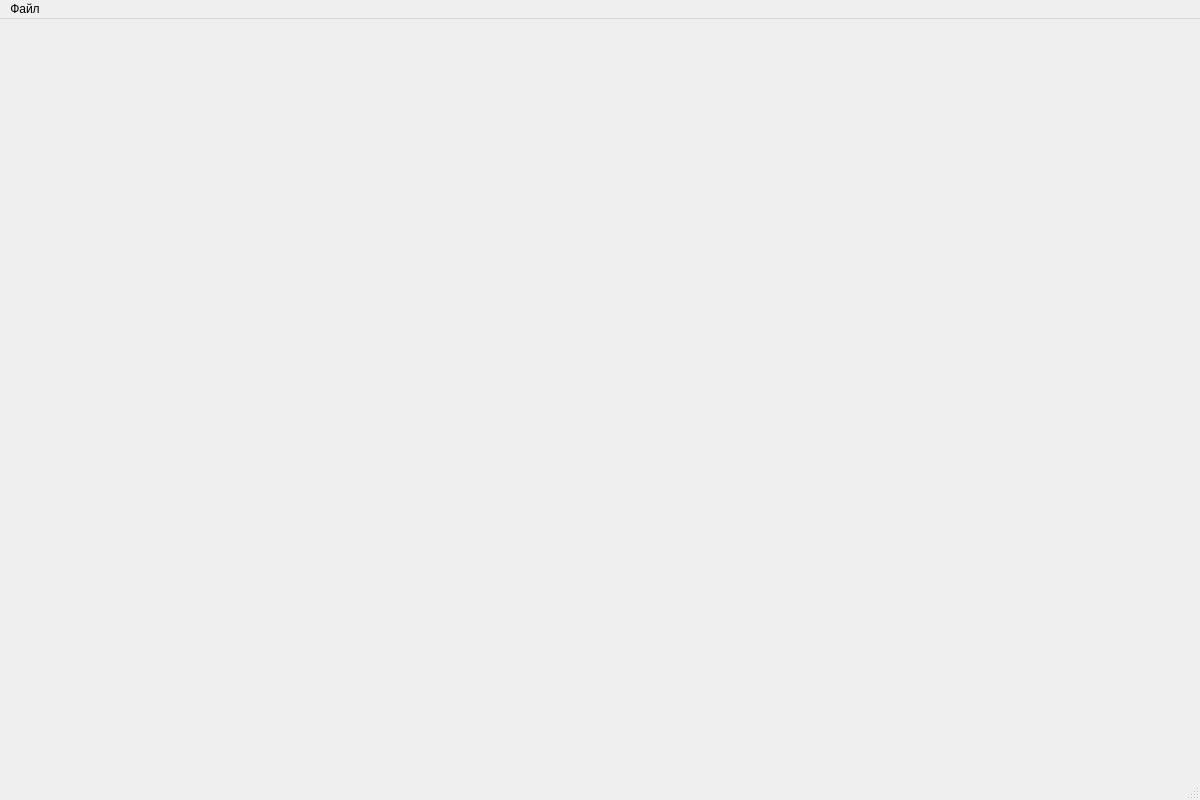
<?xml version="1.0" encoding="UTF-8"?>
<ui version="4.0">
 <class>MainWindow</class>
 <widget class="QMainWindow" name="MainWindow">
  <property name="geometry">
   <rect>
    <x>0</x>
    <y>0</y>
    <width>1200</width>
    <height>800</height>
   </rect>
  </property>
  <property name="sizePolicy">
   <sizepolicy hsizetype="Preferred" vsizetype="Maximum">
    <horstretch>0</horstretch>
    <verstretch>0</verstretch>
   </sizepolicy>
  </property>
  <property name="minimumSize">
   <size>
    <width>800</width>
    <height>600</height>
   </size>
  </property>
  <property name="windowTitle">
   <string>ImageFilter - Обработка изображений</string>
  </property>
  <widget class="QWidget" name="centralWidget">
   <layout class="QHBoxLayout" name="horizontalLayout">
    <property name="spacing">
     <number>0</number>
    </property>
    <property name="leftMargin">
     <number>0</number>
    </property>
    <property name="topMargin">
     <number>0</number>
    </property>
    <property name="rightMargin">
     <number>0</number>
    </property>
    <property name="bottomMargin">
     <number>0</number>
    </property>
    <item>
     <widget class="QSplitter" name="splitter">
      <property name="orientation">
       <enum>Qt::Orientation::Horizontal</enum>
      </property>
      <property name="childrenCollapsible">
       <bool>false</bool>
      </property>
     </widget>
    </item>
   </layout>
  </widget>
  <widget class="QMenuBar" name="menuBar">
   <property name="geometry">
    <rect>
     <x>0</x>
     <y>0</y>
     <width>1200</width>
     <height>21</height>
    </rect>
   </property>
   <widget class="QMenu" name="menu">
    <property name="title">
     <string>Файл</string>
    </property>
    <addaction name="openAction"/>
    <addaction name="saveAction"/>
    <addaction name="separator"/>
    <addaction name="saveAsAction"/>
   </widget>
   <addaction name="menu"/>
  </widget>
  <widget class="QStatusBar" name="statusBar"/>
  <action name="separator">
   <property name="separator" stdset="0">
    <bool>true</bool>
   </property>
  </action>
  <action name="openAction">
   <property name="text">
    <string>&amp;Открыть...</string>
   </property>
   <property name="statusTip">
    <string>Открыть изображение для обработки</string>
   </property>
   <property name="shortcut">
    <string>Ctrl+O</string>
   </property>
  </action>
  <action name="saveAction">
   <property name="text">
    <string>&amp;Сохранить</string>
   </property>
   <property name="statusTip">
    <string>Сохранить обработанное изображение</string>
   </property>
   <property name="shortcut">
    <string>Ctrl+S</string>
   </property>
  </action>
  <action name="saveAsAction">
   <property name="text">
    <string>Сохранить &amp;как...</string>
   </property>
   <property name="statusTip">
    <string>Сохранить обработанное изображение с выбором пути</string>
   </property>
   <property name="shortcut">
    <string>Ctrl+Shift+S</string>
   </property>
  </action>
  <action name="exitAction">
   <property name="text">
    <string>&amp;Выход</string>
   </property>
   <property name="statusTip">
    <string>Выход из приложения</string>
   </property>
   <property name="shortcut">
    <string>Ctrl+Q</string>
   </property>
  </action>
 </widget>
 <resources/>
 <connections/>
</ui>
